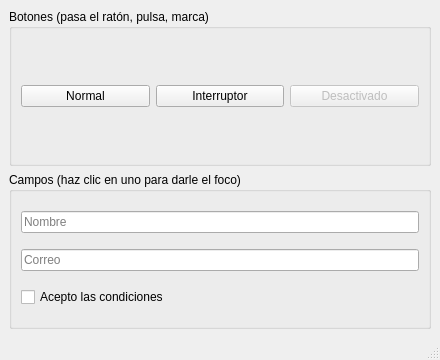
<?xml version="1.0" encoding="UTF-8"?>
<ui version="4.0">
 <class>MainWindow</class>
 <widget class="QMainWindow" name="MainWindow">
  <property name="geometry">
   <rect>
    <x>0</x>
    <y>0</y>
    <width>440</width>
    <height>360</height>
   </rect>
  </property>
  <property name="windowTitle">
   <string>Pseudoselectores</string>
  </property>
  <widget class="QWidget" name="centralwidget">
   <layout class="QVBoxLayout" name="vlPrincipal">
    <item>
     <widget class="QGroupBox" name="grpBotones">
      <property name="title">
       <string>Botones (pasa el ratón, pulsa, marca)</string>
      </property>
      <layout class="QHBoxLayout" name="hlBotones">
       <item>
        <widget class="QPushButton" name="btnNormal">
         <property name="text">
          <string>Normal</string>
         </property>
        </widget>
       </item>
       <item>
        <widget class="QPushButton" name="btnInterruptor">
         <property name="text">
          <string>Interruptor</string>
         </property>
         <property name="checkable">
          <bool>true</bool>
         </property>
        </widget>
       </item>
       <item>
        <widget class="QPushButton" name="btnDesactivado">
         <property name="enabled">
          <bool>false</bool>
         </property>
         <property name="text">
          <string>Desactivado</string>
         </property>
        </widget>
       </item>
      </layout>
     </widget>
    </item>
    <item>
     <widget class="QGroupBox" name="grpCampos">
      <property name="title">
       <string>Campos (haz clic en uno para darle el foco)</string>
      </property>
      <layout class="QVBoxLayout" name="vlCampos">
       <item>
        <widget class="QLineEdit" name="editNombre">
         <property name="placeholderText">
          <string>Nombre</string>
         </property>
        </widget>
       </item>
       <item>
        <widget class="QLineEdit" name="editCorreo">
         <property name="placeholderText">
          <string>Correo</string>
         </property>
        </widget>
       </item>
       <item>
        <widget class="QCheckBox" name="checkAcepto">
         <property name="text">
          <string>Acepto las condiciones</string>
         </property>
        </widget>
       </item>
      </layout>
     </widget>
    </item>
   </layout>
  </widget>
  <widget class="QMenuBar" name="menubar">
   <property name="geometry">
    <rect>
     <x>0</x>
     <y>0</y>
     <width>440</width>
     <height>22</height>
    </rect>
   </property>
  </widget>
  <widget class="QStatusBar" name="statusbar"/>
 </widget>
 <resources/>
 <connections/>
</ui>
